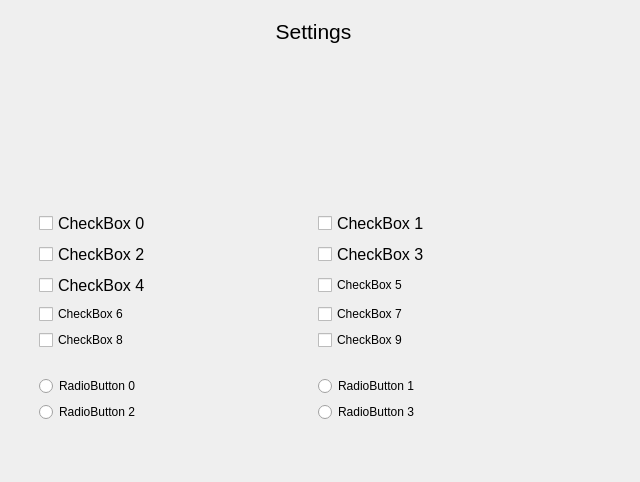
       <widget class="QWidget" name="settings_page">
        <widget class="QWidget" name="verticalLayoutWidget_3">
         <property name="geometry">
          <rect>
           <x>-1</x>
           <y>-1</y>
           <width>631</width>
           <height>473</height>
          </rect>
         </property>
         <layout class="QVBoxLayout" name="vertical_layout_settings">
          <property name="sizeConstraint">
           <enum>QLayout::SetDefaultConstraint</enum>
          </property>
          <item>
           <spacer name="verticalSpacer_7">
            <property name="orientation">
             <enum>Qt::Vertical</enum>
            </property>
            <property name="sizeType">
             <enum>QSizePolicy::Minimum</enum>
            </property>
            <property name="sizeHint" stdset="0">
             <size>
              <width>40</width>
              <height>20</height>
             </size>
            </property>
           </spacer>
          </item>
          <item>
           <widget class="QLabel" name="label_4">
            <property name="sizePolicy">
             <sizepolicy hsizetype="Fixed" vsizetype="Fixed">
              <horstretch>62</horstretch>
              <verstretch>0</verstretch>
             </sizepolicy>
            </property>
            <property name="minimumSize">
             <size>
              <width>629</width>
              <height>25</height>
             </size>
            </property>
            <property name="maximumSize">
             <size>
              <width>629</width>
              <height>25</height>
             </size>
            </property>
            <property name="font">
             <font>
              <pointsize>16</pointsize>
             </font>
            </property>
            <property name="text">
             <string>Settings</string>
            </property>
            <property name="alignment">
             <set>Qt::AlignCenter</set>
            </property>
           </widget>
          </item>
          <item>
           <spacer name="verticalSpacer_2">
            <property name="orientation">
             <enum>Qt::Vertical</enum>
            </property>
            <property name="sizeHint" stdset="0">
             <size>
              <width>20</width>
              <height>40</height>
             </size>
            </property>
           </spacer>
          </item>
          <item>
           <layout class="QGridLayout" name="grid_layout_settings">
            <item row="0" column="1">
             <widget class="QCheckBox" name="check_box_0">
              <property name="font">
               <font>
                <pointsize>12</pointsize>
               </font>
              </property>
              <property name="text">
               <string>CheckBox 0</string>
              </property>
             </widget>
            </item>
            <item row="2" column="1">
             <widget class="QCheckBox" name="check_box_4">
              <property name="font">
               <font>
                <pointsize>12</pointsize>
               </font>
              </property>
              <property name="text">
               <string>CheckBox 4</string>
              </property>
             </widget>
            </item>
            <item row="1" column="1">
             <widget class="QCheckBox" name="check_box_2">
              <property name="font">
               <font>
                <pointsize>12</pointsize>
               </font>
              </property>
              <property name="text">
               <string>CheckBox 2</string>
              </property>
             </widget>
            </item>
            <item row="0" column="2">
             <widget class="QCheckBox" name="check_box_1">
              <property name="font">
               <font>
                <pointsize>12</pointsize>
               </font>
              </property>
              <property name="text">
               <string>CheckBox 1</string>
              </property>
             </widget>
            </item>
            <item row="1" column="2">
             <widget class="QCheckBox" name="check_box_3">
              <property name="font">
               <font>
                <pointsize>12</pointsize>
               </font>
              </property>
              <property name="text">
               <string>CheckBox 3</string>
              </property>
             </widget>
            </item>
            <item row="3" column="1">
             <widget class="QCheckBox" name="check_box_6">
              <property name="text">
               <string>CheckBox 6</string>
              </property>
             </widget>
            </item>
            <item row="4" column="1">
             <widget class="QCheckBox" name="check_box_8">
              <property name="text">
               <string>CheckBox 8</string>
              </property>
             </widget>
            </item>
            <item row="3" column="2">
             <widget class="QCheckBox" name="check_box_7">
              <property name="text">
               <string>CheckBox 7</string>
              </property>
             </widget>
            </item>
            <item row="4" column="2">
             <widget class="QCheckBox" name="check_box_9">
              <property name="text">
               <string>CheckBox 9</string>
              </property>
             </widget>
            </item>
            <item row="0" column="0">
             <spacer name="horizontalSpacer_6">
              <property name="orientation">
               <enum>Qt::Horizontal</enum>
              </property>
              <property name="sizeType">
               <enum>QSizePolicy::Maximum</enum>
              </property>
              <property name="sizeHint" stdset="0">
               <size>
                <width>40</width>
                <height>20</height>
               </size>
              </property>
             </spacer>
            </item>
            <item row="2" column="2">
             <widget class="QCheckBox" name="check_box_5">
              <property name="text">
               <string>CheckBox 5</string>
              </property>
             </widget>
            </item>
            <item row="0" column="3">
             <spacer name="horizontalSpacer_7">
              <property name="orientation">
               <enum>Qt::Horizontal</enum>
              </property>
              <property name="sizeType">
               <enum>QSizePolicy::Maximum</enum>
              </property>
              <property name="sizeHint" stdset="0">
               <size>
                <width>40</width>
                <height>0</height>
               </size>
              </property>
             </spacer>
            </item>
            <item row="6" column="1">
             <widget class="QRadioButton" name="radio_button_0">
              <property name="text">
               <string>RadioButton 0</string>
              </property>
             </widget>
            </item>
            <item row="7" column="2">
             <widget class="QRadioButton" name="radio_button_3">
              <property name="text">
               <string>RadioButton 3</string>
              </property>
             </widget>
            </item>
            <item row="7" column="1">
             <widget class="QRadioButton" name="radio_button_2">
              <property name="text">
               <string>RadioButton 2</string>
              </property>
             </widget>
            </item>
            <item row="5" column="2">
             <spacer name="horizontalSpacer_18">
              <property name="orientation">
               <enum>Qt::Horizontal</enum>
              </property>
              <property name="sizeHint" stdset="0">
               <size>
                <width>40</width>
                <height>20</height>
               </size>
              </property>
             </spacer>
            </item>
            <item row="6" column="2">
             <widget class="QRadioButton" name="radio_button_1">
              <property name="text">
               <string>RadioButton 1</string>
              </property>
             </widget>
            </item>
            <item row="5" column="1">
             <spacer name="horizontalSpacer_17">
              <property name="orientation">
               <enum>Qt::Horizontal</enum>
              </property>
              <property name="sizeHint" stdset="0">
               <size>
                <width>40</width>
                <height>20</height>
               </size>
              </property>
             </spacer>
            </item>
           </layout>
          </item>
          <item>
           <spacer name="verticalSpacer">
            <property name="orientation">
             <enum>Qt::Vertical</enum>
            </property>
            <property name="sizeType">
             <enum>QSizePolicy::Maximum</enum>
            </property>
            <property name="sizeHint" stdset="0">
             <size>
              <width>20</width>
              <height>50</height>
             </size>
            </property>
           </spacer>
          </item>
         </layout>
        </widget>
       </widget>
